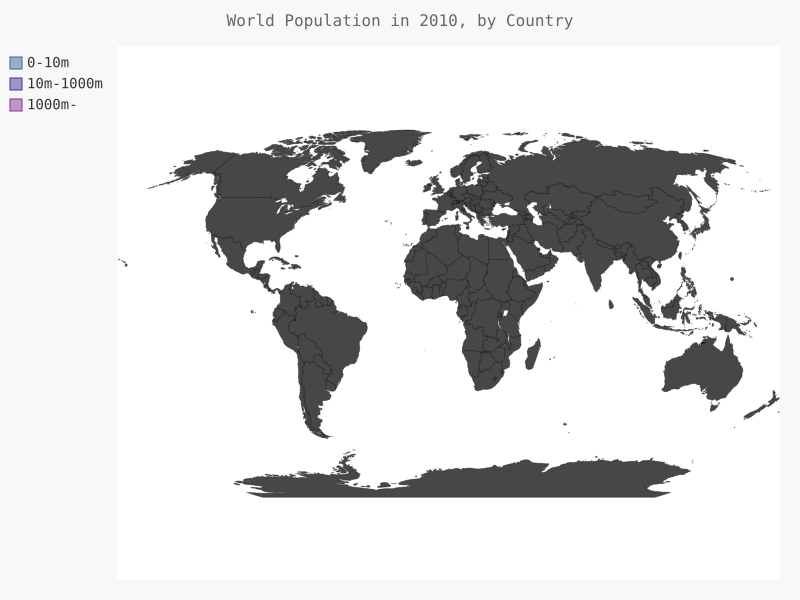

Write the Python code that produced this figure.
import json
import pygal
from pygal.style import LightColorizedStyle, RotateStyle
from country_codes import get_country_code

filename = 'population_data.json'
with open(filename) as f:
    pop_data = json.load(f)

cc_populations = {}
for pop_dict in pop_data:
    if pop_dict['Year'] == '2010':
        country_name = pop_dict['Country Name']
        population = int(float(pop_dict['Value']))
        code = get_country_code(country_name)
        if code:
            cc_populations[code] = population

cc_pops_1, cc_pops_2, cc_pops_3 = {}, {}, {}
for cc, pop in cc_populations.items():
    if pop < 10000000:
        cc_pops_1[cc] = pop
    elif pop < 1000000000:
        cc_pops_2[cc] = pop
    else:
        cc_pops_3[cc] = pop

print(len(cc_pops_1), len(cc_pops_2), len(cc_pops_3))
wm_style = RotateStyle('#336699', base_style=LightColorizedStyle)
wm = pygal.Worldmap(style=wm_style)
wm.title = 'World Population in 2010, by Country'
wm.add('0-10m', cc_pops_1)
wm.add('10m-1000m', cc_pops_2)
wm.add('1000m-', cc_pops_3)
wm.render_to_file('world_population.svg')
